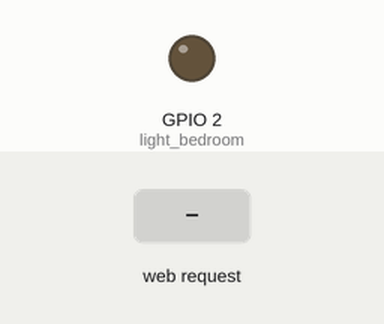
This sketch was run on a simulated ESP32. Parts: output pins drawn as LEDs (lit = HIGH). The test bench sets the inputs (shaded band). WiFi joins after 1.5 s; servers stay silent unless stated; what the sketch prints to the serial monitor is not drawn.

Above: at 2.7 s.
2.8 s: HTTP request GET /light_bedroom/on received
At 3.1 s:
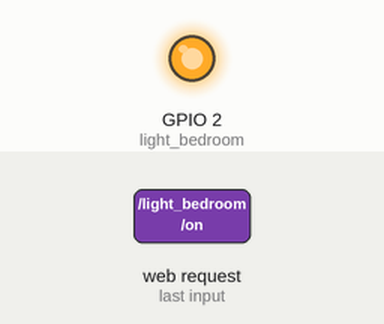
4.3 s: HTTP request GET /light_bedroom/off received
At 5.5 s:
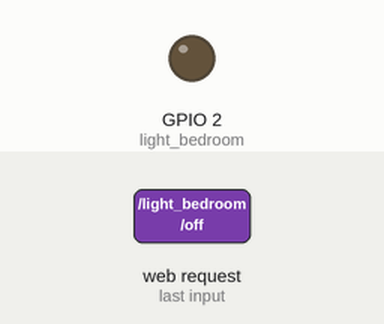
Timing chart, 0 to 7.3 s (numbered marks = the images above; inputs shaded):
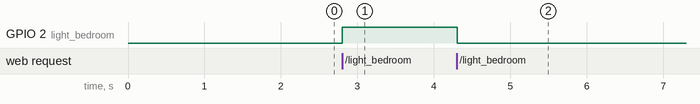

The sketch:

main.ino
```cpp
// Load Wi-Fi library
#include <WiFi.h>

// Variable to store the HTTP request
String header;

// Auxiliar variables to store the current output state
String lightState = "off";

// Assign output variables to GPIO pins


void setup() {
  Serial.begin(115200);

  setup_Light();
  setup_WiFi();

}

void loop() {
  loop_WiFi();
}
```

Connect_WiFi.ino
```cpp
// Replace with your network credentials
#define ssid      ""
#define password  ""


// Set web server port number to 80
WiFiServer server(80);

void setup_WiFi() {
  // Connect to Wi-Fi network with SSID and password
  Serial.print("Connecting to ");
  Serial.println(ssid);
  WiFi.begin(ssid, password);
  while (WiFi.status() != WL_CONNECTED) {
    delay(500);
    Serial.print(".");
  }
  // Print local IP address and start web server
  Serial.println("");
  Serial.println("WiFi connected.");
  Serial.println("IP address: ");
  Serial.println(WiFi.localIP());
  server.begin();
}

void loop_WiFi() {
  WiFiClient client = server.available();   // Listen for incoming clients

  if (client) {                             // If a new client connects,
    Serial.println("New Client.");          // print a message out in the serial port
    String currentLine = "";                // make a String to hold incoming data from the client
    while (client.connected()) {            // loop while the client's connected
      if (client.available()) {             // if there's bytes to read from the client,
        char c = client.read();             // read a byte, then
        Serial.write(c);                    // print it out the serial monitor
        header += c;
        if (c == '\n') {                    // if the byte is a newline character
          // if the current line is blank, you got two newline characters in a row.
          // that's the end of the client HTTP request, so send a response:
          if (currentLine.length() == 0) {
            // HTTP headers always start with a response code (e.g. HTTP/1.1 200 OK)
            // and a content-type so the client knows what's coming, then a blank line:
            client.println("HTTP/1.1 200 OK");
            client.println("Content-type:text/html");
            client.println("Connection: close");
            client.println();

            server_request();
            server_publish();


            // Break out of the while loop
            break;
          } else { // if you got a newline, then clear currentLine
            currentLine = "";
          }
        } else if (c != '\r') {  // if you got anything else but a carriage return character,
          currentLine += c;      // add it to the end of the currentLine
        }
      }
    }
    // Clear the header variable
    header = "";
    // Close the connection
    client.stop();
    Serial.println("Client disconnected.");
    Serial.println("");
  }
}
```

Light.ino
```cpp
#define light_bedroom 2


void setup_Light() {
  // Initialize the output variables as outputs
  pinMode(light_bedroom, OUTPUT);
  // Set outputs to LOW
  digitalWrite(light_bedroom, LOW);
}

void light_Bedroom() {
  // turns the GPIOs on and off
  if (header.indexOf("GET /light_bedroom/on") >= 0) {
    lightState = "on";
    digitalWrite(light_bedroom, HIGH);
  } else if (header.indexOf("GET /light_bedroom/off") >= 0) {
    lightState = "off";
    digitalWrite(light_bedroom, LOW);
  }
}


void loop_light() {

}
```

Server.ino
```cpp
void server_request() {
  if (header.indexOf("GET /light_bedroom") >= 0) {
    light_Bedroom();
  }
}


void server_publish() {
  if (header.indexOf("GET /state/light_bedroom") >= 0) {
  }
}
```

Measured:
- after the input at 2.8 s, GPIO 2 (light_bedroom): LOW → HIGH at once
- after the input at 4.3 s, GPIO 2 (light_bedroom): HIGH → LOW at once
